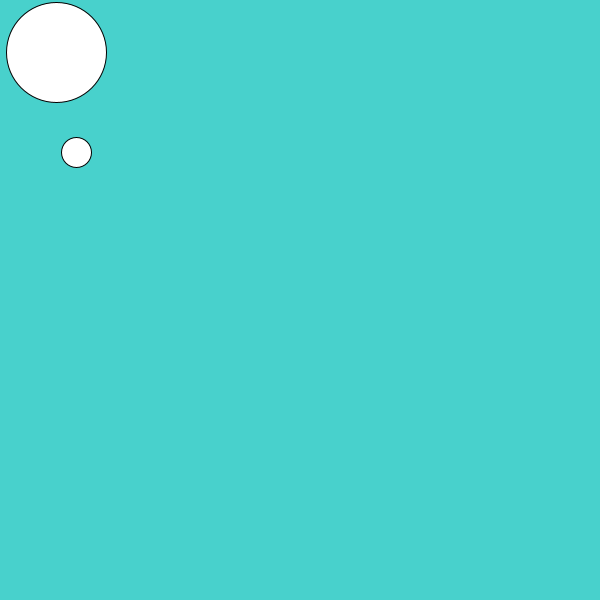
Frame 1 (no input)
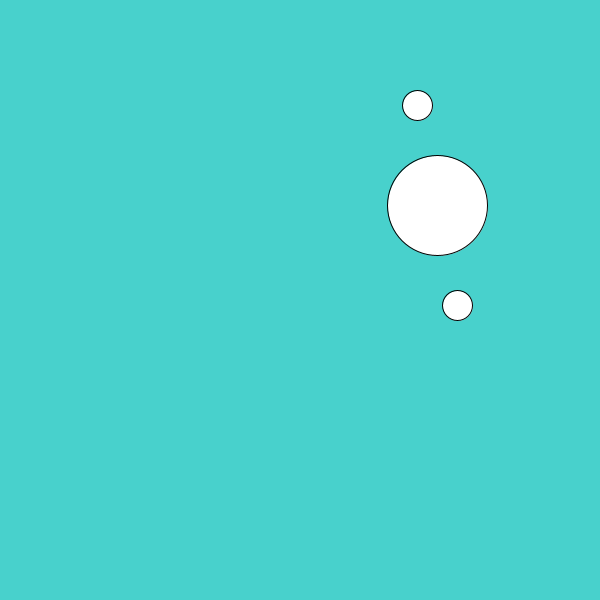
Frame 60 (the mouse pressed at the canvas centre just before this capture)
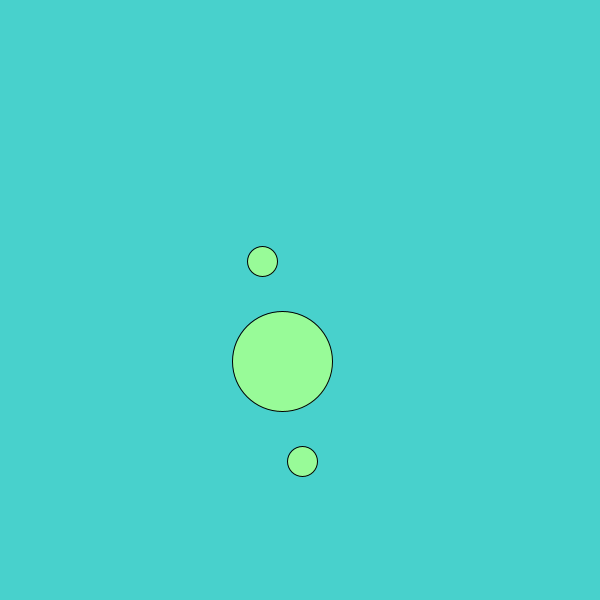
Frame 120 (the mouse held since frame 60 and released just before this capture)

The Processing sketch that drew these frames (run headless with seeded random() and noise(); from frame 60 on, the mouse is pressed at the canvas centre):

// Processing sketch: processing_33348
// ── processing_33348.pde

//current location = old location + speed//

void setup() {
  size(600, 600);
}

float centerX = 50;
float centerY = 50;
float xspeed = random (10);
float yspeed = random (10);


void draw() {
  background(72, 209, 204);

  centerX = centerX + xspeed;
  centerY = centerY + yspeed;

  if (centerX > 550) {
    xspeed = xspeed * -1;
    fill(152, 251, 152);
  } 
  else if (centerX < 50) {
    xspeed = xspeed * -1;
    fill (255, 105, 180);
  } 
  else if (centerY > 550) {
    yspeed= yspeed *-1;
    fill (255, 0, 0);
  } 
  else if (centerY < 50) {
    yspeed=yspeed * -1;
    fill (255, 165, 0);
  }

  ellipse(centerX, centerY, 100, 100);
  ellipse(centerX+20, centerY+100, 30, 30);
    ellipse(centerX-20, centerY-100, 30, 30);

  
}

void mouseClicked() {
  fill (255,215,0);
  rect (centerX, centerY, 300, 300);
}

void mouseDragged(){
  fill(106,90,205);
 
 }
